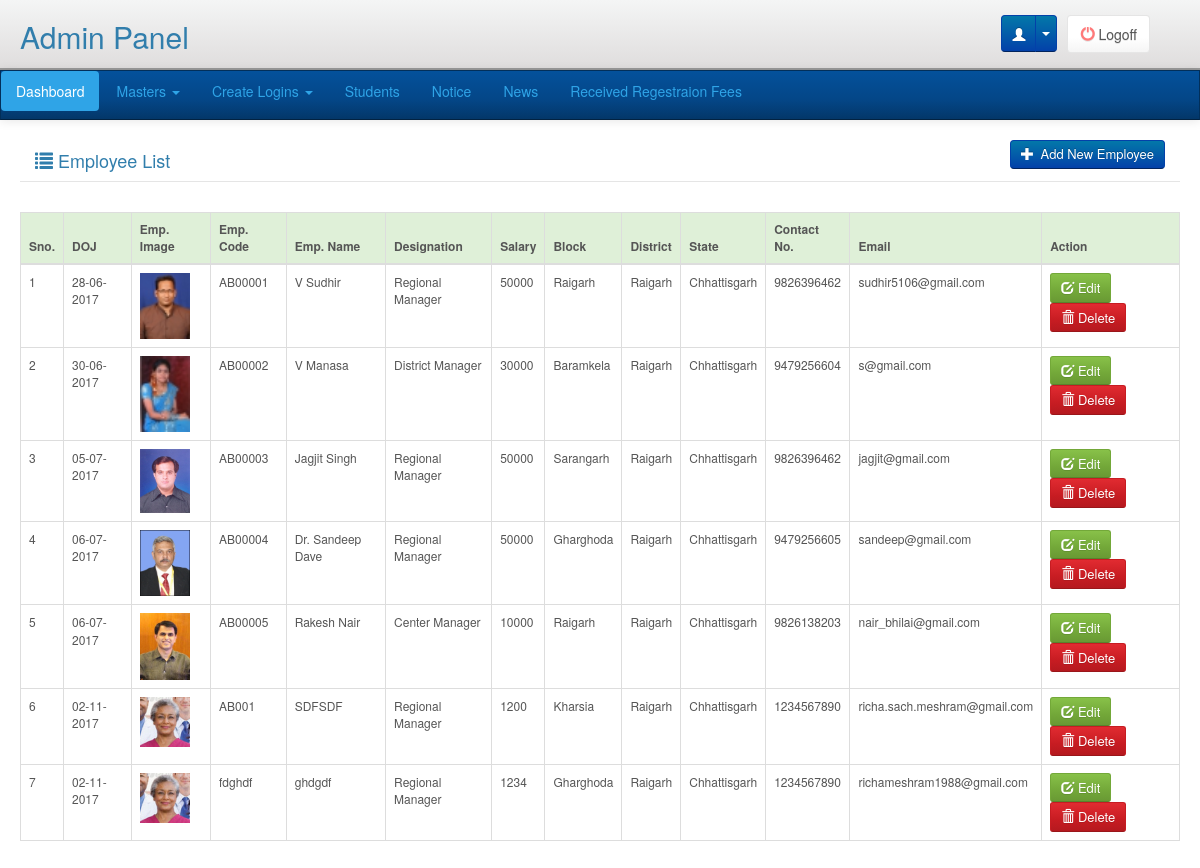
/adminpanel/masters/employee/index.php (signed in), run on an earlier commit of the app's database.
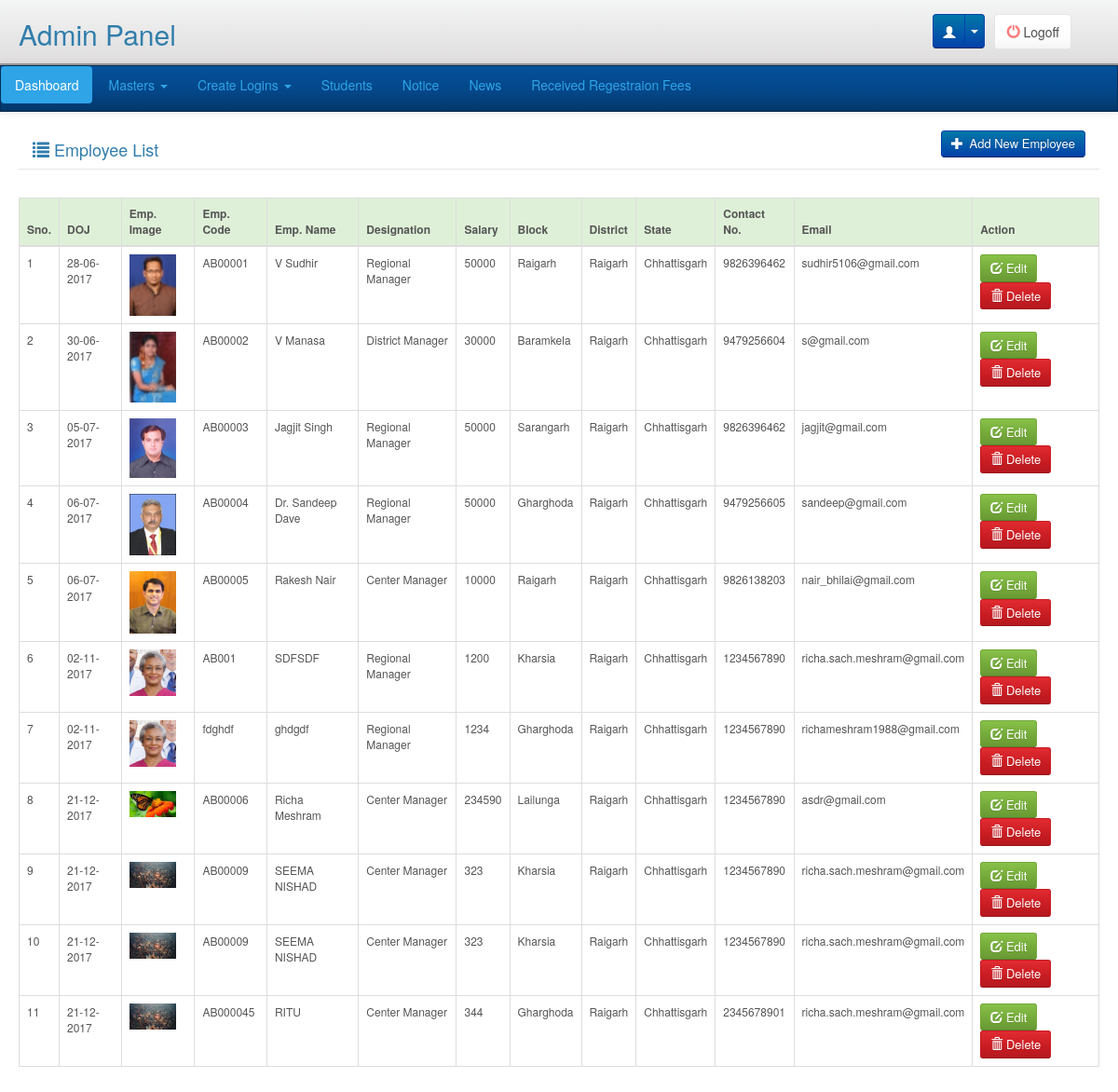
And on a later commit of the database.
### tables this page shows
CREATE TABLE `employee_master` (
  `EMP_Id` mediumint(9) NOT NULL,
  `EMP_Code` varchar(75) NOT NULL,
  `EMP_Name` varchar(75) NOT NULL,
  `DOJ` date NOT NULL,
  `EMP_Designation` varchar(75) NOT NULL,
  `EMP_Image` varchar(75) NOT NULL,
  `State_Id` tinyint(4) NOT NULL,
  `District_Id` smallint(6) NOT NULL,
  `Block_Id` int(11) NOT NULL,
  `EMP_Address` varchar(300) NOT NULL,
  `EMP_Contact` varchar(15) NOT NULL,
  `EMP_Email` varchar(50) NOT NULL,
  `EMP_Salary` int(11) NOT NULL,
  `Posting_Place` varchar(50) NOT NULL,
  `Duty_Time` varchar(50) NOT NULL,
  `Visiting_Date_Place` varchar(50) NOT NULL,
  `emp_sign` varchar(100) NOT NULL COMMENT '//emp signature_name',
  `Paymenr_Record` text NOT NULL,
  `Perfromance` text NOT NULL
);

CREATE TABLE `block_master` (
  `Block_Id` int(11) NOT NULL,
  `Block_Name` varchar(50) NOT NULL,
  `District_Id` smallint(6) NOT NULL
);

CREATE TABLE `district_master` (
  `District_Id` smallint(6) NOT NULL,
  `State_Id` tinyint(4) NOT NULL,
  `District_Name` varchar(100) NOT NULL
);

CREATE TABLE `state_master` (
  `State_Id` tinyint(4) NOT NULL,
  `State_Name` varchar(100) NOT NULL
);

### libraries/classes/DBConn.php (called while the page is built, shortened)
<?php
class DBConn  extends Conn {
	 function ExecuteQuery($userQuery)
	{
		$result= mysql_query($userQuery);
                $num_fields = mysql_num_fields($result);
				$obj = array();
				$x=1;
				while($row=mysql_fetch_array($result)){
				  for($j=0;$j<$num_fields;$j++){
					 $name = mysql_field_name($result, $j);
					 $obj[$x][$name]=$row[$name];
					}
					$x++;
					}
     return $obj;
	}
}
?>

### adminpanel/masters/employee/index.php (the view, shortened to what this page needs)
<?php
require_once(PATH_LIBRARIES.'/classes/DBConn.php');
include(PATH_ADMIN_INCLUDE.'/header.php');
$db = new DBConn();
$getemployee=$db->ExecuteQuery("SELECT DATE_FORMAT(DOJ,'%d-%m-%Y') AS DOJ, e.EMP_Id, e.EMP_Code, e.EMP_Image, e.EMP_Name, e.EMP_Designation, b.Block_Name, d.District_Name, s.State_Name, e.EMP_Contact, EMP_Email, EMP_Salary
FROM employee_master e
LEFT JOIN block_master b ON e.Block_Id = b.Block_Id
LEFT JOIN district_master d ON e.District_Id = d.District_Id
LEFT JOIN state_master s ON d.State_Id = s.State_Id
");
?>
<div class="main">
	<div class="page-title">
        <div>
            <div class="col-lg-5 pull-left"><h4><i class="glyphicon glyphicon-list"></i> Employee List</h4></div>
            <div class="col-lg-5 pull-right">
                <div class="ef_header_tools pull-right">
                    <a class="btn btn-primary" href="add_employee.php" title="Add course"><i class="glyphicon glyphicon-plus"></i>&nbsp;Add New Employee</a>
                </div>
            </div>
        </div>
        <div class="clearfix">&nbsp;</div>
    </div>
    <table class="table table-hover table-bordered" id="addedProducts">
      <thead>
        <tr class="success">
          <th>Sno.</th>
          <th>DOJ</th>
          <th>Emp. Image</th>
          <th>Emp. Code</th>
          <th>Emp. Name</th>
          <th>Designation</th>
          <th>Salary</th>
          <th>Block</th>
          <th>District</th>
          <th>State</th>
          <th>Contact No.</th>
          <th>Email</th>
          <th>Action</th>
        </tr>
      </thead>
      <tbody>
        <?php
            $i=1;
            foreach($getemployee as $getemployeeVal){ ?>
        <tr>
          <td><?php echo $i;?></td>
          <td><?php echo $getemployeeVal['DOJ'];?></td>
          <td><img width="50px;" src="<?php echo PATH_DATA_IMAGE ?>/employee/thumb/<?php echo $getemployeeVal['EMP_Image'];?>" alt="" /></td>
          <td><?php echo $getemployeeVal['EMP_Code'];?></td>
          <td><?php echo $getemployeeVal['EMP_Name'];?></td>
          <td><?php echo $getemployeeVal['EMP_Designation'];?></td>
          <td><?php echo $getemployeeVal['EMP_Salary'];?></td>
          <td><?php echo $getemployeeVal['Block_Name'];?></td>
          <td><?php echo $getemployeeVal['District_Name'];?></td>
          <td><?php echo $getemployeeVal['State_Name'];?></td>
          <td><?php echo $getemployeeVal['EMP_Contact'];?></td>
          <td><?php echo $getemployeeVal['EMP_Email'];?></td>
          <td><button type="button" id="editbtn" class="btn btn-success btn-sm" onClick="window.location.href='edit_employee.php?id=<?php echo $getemployeeVal['EMP_Id'];?>'" > <span class="glyphicon glyphicon-edit"></span> Edit </button>
            <button type="button" class="btn btn-danger btn-sm delete" id="<?php echo $getemployeeVal['EMP_Id']; ?>" name="delete"> <span class="glyphicon glyphicon-trash"></span> Delete </button></td>
        </tr>
        <?php $i++;} ?>
      </tbody>
    </table>
</div>

What changed in the data, as far as the page shows it:
added employee_master: DOJ "21-12-2017", EMP_Image (picture), EMP_Code "AB00006", EMP_Name "Richa Meshram", EMP_Designation "Center Manager", EMP_Salary "234590", Block_Id.Block_Name "Lailunga", District_Id.District_Name "Raigarh", State_Id.State_Name "Chhattisgarh", EMP_Contact "1234567890", EMP_Email "asdr@gmail.com"
added employee_master: DOJ "21-12-2017", EMP_Image (picture), EMP_Code "AB00009", EMP_Name "SEEMA NISHAD", EMP_Designation "Center Manager", EMP_Salary "323", Block_Id.Block_Name "Kharsia", District_Id.District_Name "Raigarh", State_Id.State_Name "Chhattisgarh", EMP_Contact "1234567890", EMP_Email "richa.sach.meshram@gmail.com"
added employee_master: DOJ "21-12-2017", EMP_Image (picture), EMP_Code "AB00009", EMP_Name "SEEMA NISHAD", EMP_Designation "Center Manager", EMP_Salary "323", Block_Id.Block_Name "Kharsia", District_Id.District_Name "Raigarh", State_Id.State_Name "Chhattisgarh", EMP_Contact "1234567890", EMP_Email "richa.sach.meshram@gmail.com"
added employee_master: DOJ "21-12-2017", EMP_Image (picture), EMP_Code "AB000045", EMP_Name "RITU", EMP_Designation "Center Manager", EMP_Salary "344", Block_Id.Block_Name "Gharghoda", District_Id.District_Name "Raigarh", State_Id.State_Name "Chhattisgarh", EMP_Contact "2345678901", EMP_Email "richa.sach.meshram@gmail.com"
